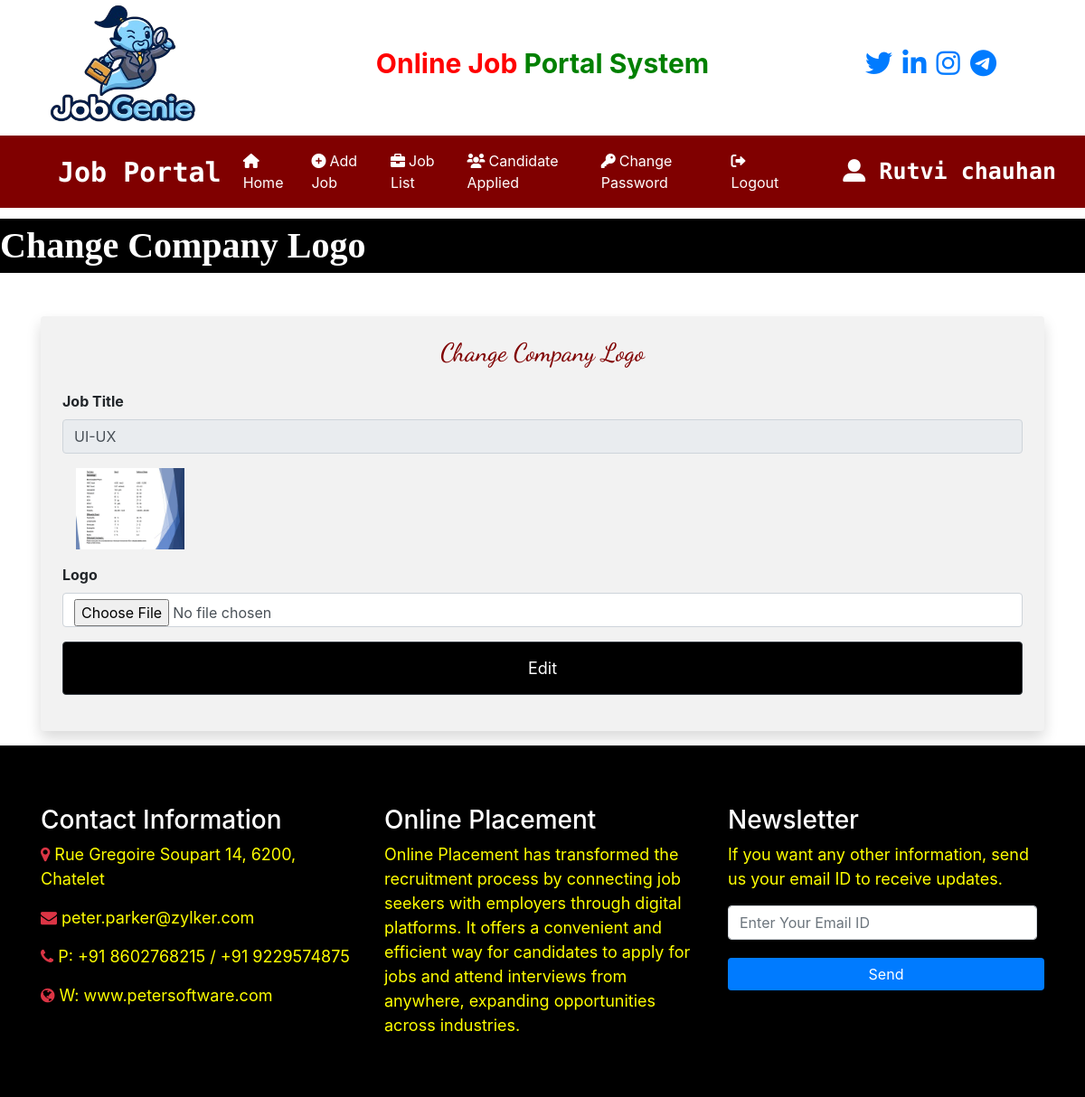
The page /change_logo/10 (signed in) on the database its author committed.
### job/models.py (models this page shows, shortened)
class Job(models.Model):
    recruiter = models.ForeignKey(Recruiter,on_delete=models.CASCADE)
    start_data = models.DateField()
    End_data = models.DateField()
    job_title = models.CharField(max_length=100)
    job_salary = models.FloatField(max_length=20)
    Image = models.FileField(max_length=100)
    job_description = models.TextField(max_length=300)
    job_location = models.CharField(max_length=100)
    job_experience = models.CharField(max_length=100)
    Skills = models.CharField(max_length=100)
    Creationdata = models.DateField()

### job/views.py (the view, shortened to what this page needs)
# urls.py: path('change_logo/<int:pid>',change_logo, name="change_logo"),
def change_logo(request, pid):
    if not request.user.is_authenticated:
        return redirect('recruiter_login')
    try:
        job = Job.objects.get(id=pid)
    except ObjectDoesNotExist:
        return redirect('recruiter_login')
    error = ""
    d = {'error': error, 'job': job}
    return render(request, 'change_logo.html', d)

### job/templates/change_logo.html (shortened to what this page needs)
{% load static %}
{% block body %}
{% include 'recruiter_navigation.html' %}
<!DOCTYPE html>
<html lang="en">
<head>
</head>
<body>
    <marquee style="font-family: 'Monotype-Corsiva'; font-size: 40px; color: white; background-color: black; font-weight: bold; margin-top: 1%">
       Change Company Logo
    </marquee>
    <div class="container mt-5">
        <form name="signup" method="POST" enctype="multipart/form-data" class="shadow p-4 rounded" onsubmit="return checkpass()" style="background-color: #f2f2f2;">
            <h3 class="text-center mb-4" style="font-family: 'Dancing Script', cursive; color: maroon;">Change Company Logo</h3>
            <div class="form-group">
                <label><b>Job Title</b></label>
                <input type="text" class="form-control" name="jobtitle" readonly value="{{ job.job_title }}">
            </div>
            <div class="form-row">
                <div class="form-group col-md-12">
                    <div class="col-md-6">
                        <img src="{{ job.Image.url }}" width="120" height="90" alt="Company Logo">
                    </div>
                </div>
            </div>
            <div class="form-group">
                <label><b>Logo</b></label>
                <input type="file" id="logo" class="form-control" name="logo">
            </div>
            <div class="form-group">
                <button type="submit" class="btn btn-dark" style="font-size: 18px;">
                    Edit
                </button>
            </div>
        </form>
    </div>
</body>
</html>
{% include 'footer.html' %}
{% endblock %}

### job/templates/recruiter_navigation.html (shortened to what this page needs)
<!DOCTYPE html>
<html lang="en">
<head>
    {% load static %}
    <link rel="stylesheet" href="https://cdn.jsdelivr.net/npm/bootstrap@4.6.2/dist/css/bootstrap.min.css">
    <link href="https://cdnjs.cloudflare.com/ajax/libs/font-awesome/6.0.0-beta3/css/all.min.css" rel="stylesheet">
</head>
<body>
<div class="container">
    <div class="row">
        <div class="col-sm-3">
            <img src="{% static 'images/job1.png' %}" style="width:180px; height:150px">
        </div>
        <div class="col-sm-6 mt-5 text-center">
            <span style="font-weight: bold; font-size: 30px">
                <span style="color: red;">Online Job</span>
                <span style="color: Green;">Portal System</span>
            </span>
        </div>
        <div class="col-sm-3 mt-5 text-center">
            <span style="font-weight: bold; font-size: 30px">
                <a href="#" class="pl-1"><i class="fab fa-twitter"></i></a>
                <a href="#" class="pl-1"><i class="fab fa-linkedin"></i></a>
                <a href="#" class="pl-1"><i class="fab fa-instagram"></i></a>
                <a href="#" class="pl-1"><i class="fab fa-telegram"></i></a>
            </span>
        </div>
    </div>
</div>
<nav class="navbar navbar-expand-sm navbar-dark" style="background-color: maroon;">
    <a class="navbar-brand text-white pl-5 font-weight-bold" style="font-family: 'Monotype Corsiva'; font-size: 30px" href="#">Job Portal</a>
    <div class="collapse navbar-collapse" id="navbarNav">
        <ul class="navbar-nav ml-auto">
            <li class="nav-item">
                <a class="nav-link" href="{% url 'user_home' %}"><i class="fas fa-home mr-1"></i>Home</a>
            </li>
            <li class="nav-item">
                <a class="nav-link" href="{% url 'add_job' %}"><i class="fas fa-plus-circle mr-1"></i>Add Job</a>
            </li>
            <li class="nav-item">
                <a class="nav-link" href="{% url 'job_list' %}"><i class="fas fa-briefcase mr-1"></i>Job List</a>
            </li>
            <li class="nav-item">
                <a class="nav-link" href="{% url 'applied_candidate_list' %}"><i class="fas fa-users mr-1"></i>Candidate Applied</a>
            </li>
            <li class="nav-item">
                <a class="nav-link" href="{% url 'change_passwordrecruiter' %}"><i class="fas fa-key mr-1"></i>Change Password</a>
            </li>
            <li class="nav-item">
                <a class="nav-link" href="{% url 'logout' %}"><i class="fas fa-sign-out-alt"></i>Logout</a>
            </li>
        </ul>
        <a class="navbar-brand text-white pl-5 font-weight-bold" style="font-family: 'Monotype Corsiva'; font-size: 25px" href="#"><i class="fas fa-user-alt"></i> {{request.user.first_name}} {{request.user.last_name}}</a>
    </div>
</nav>
</body>
</html>

### job/templates/recruiter_navigation.html (style rules this page uses)
.nav-link { color: white !important; margin-right: 15px; }

### job/templates/change_logo.html (style rules this page uses)
.btn-dark { background-color: #000; color: #fff; font-size: 18px; padding: 15px; width: 100%; cursor: pointer; }

### rows shown on the page
Job: jobtitle "UI-UX", Image (picture)

### other values the page prints
{{ request.user.first_name }} "Rutvi"
{{ request.user.last_name }} "chauhan"
